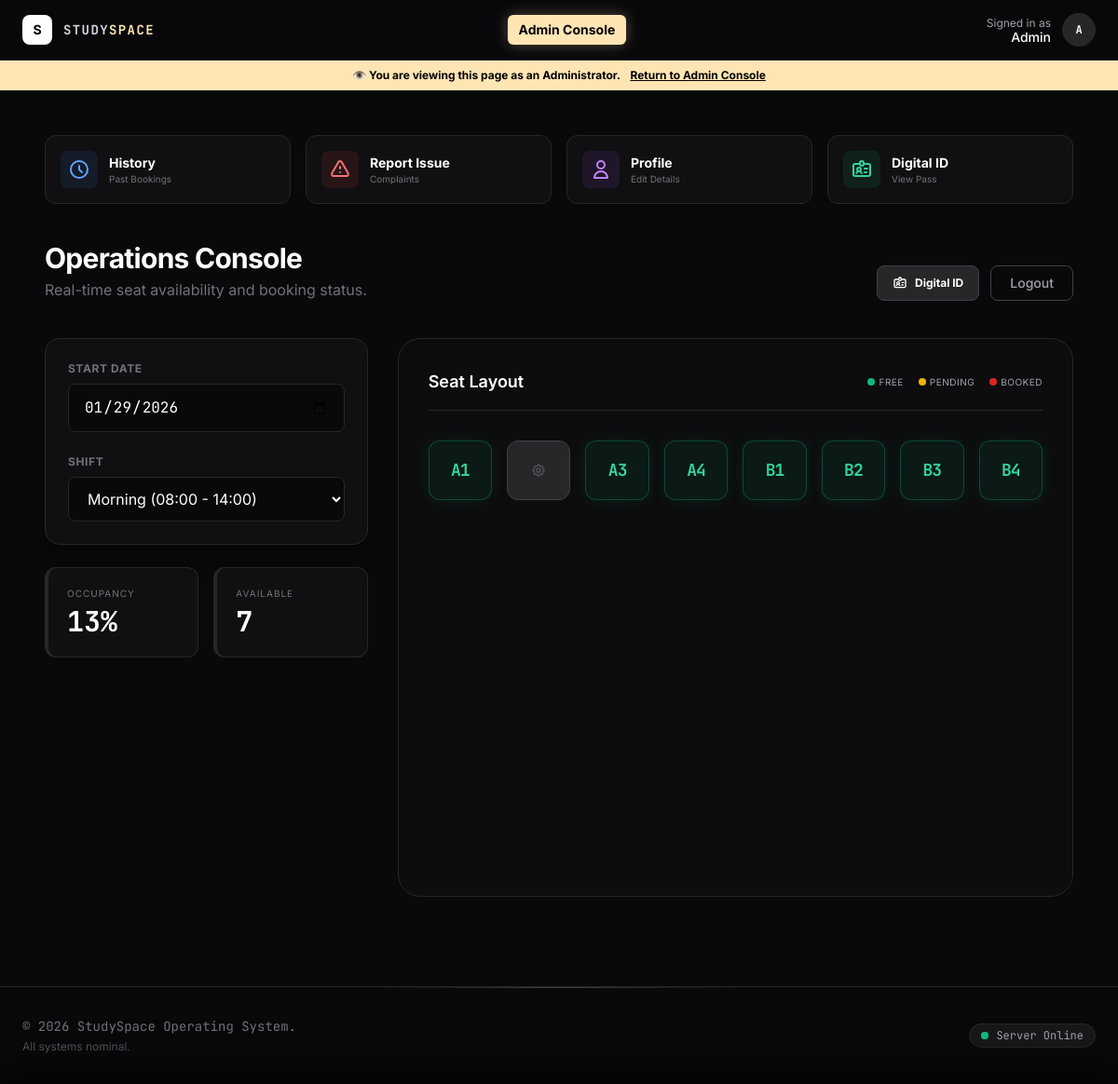
/dashboard.php (signed in), run on the app's committed database.
### tables this page shows
CREATE TABLE `users` (
  `id` int(10) UNSIGNED NOT NULL,
  `name` varchar(100) NOT NULL,
  `email` varchar(100) NOT NULL,
  `phone` varchar(15) DEFAULT NULL,
  `profile_image` varchar(255) DEFAULT NULL,
  `aadhaar_number` varchar(20) DEFAULT NULL,
  `doc_proof` varchar(255) DEFAULT NULL COMMENT 'Path to Aadhaar/ID image',
  `verification_status` enum('pending','verified','rejected') DEFAULT 'pending',
  `password_hash` varchar(255) NOT NULL,
  `role` enum('admin','student') DEFAULT 'student',
  `is_active` tinyint(4) DEFAULT 1,
  `created_at` timestamp NOT NULL DEFAULT current_timestamp()
);

CREATE TABLE `seats` (
  `id` int(10) UNSIGNED NOT NULL,
  `label` varchar(10) NOT NULL,
  `type` enum('Standard','Window','Premium') DEFAULT 'Standard',
  `status` tinyint(4) DEFAULT 1
);

### dashboard.php (the view, shortened to what the rows shown need)
<?php
require_once 'core/SeatManager.php';
require_once 'config/Database.php';
$manager = new SeatManager();
$shifts = $manager->getShifts();
$selectedDate = $_GET['date'] ?? date('Y-m-d');
$selectedShiftId = $_GET['shift'] ?? ($shifts[0]['id'] ?? 0);
$seatMap = $manager->getSeatMap($selectedShiftId, $selectedDate);
require_once 'includes/header.php';
?>
<div class="max-w-7xl mx-auto p-6 lg:p-12">
    <div class="flex flex-col md:flex-row justify-between items-end mb-10 gap-4">
        <div>
            <h2 class="text-3xl font-bold text-white tracking-tight">Operations Console</h2>
        </div>
    </div>
    <div class="grid grid-cols-1 lg:grid-cols-12 gap-8">
        <div class="lg:col-span-8">
            <div class="bg-zinc-900/30 border border-zinc-800 p-8 rounded-3xl min-h-[600px] flex flex-col relative">
                <div class="grid grid-cols-4 sm:grid-cols-6 lg:grid-cols-8 gap-4 mb-12">
                    <?php foreach ($seatMap as $seat):
                        $status = $seat['status'] ?? 'available';
                        $label = htmlspecialchars($seat['label']);
                        $seatId = $seat['id'];
                        $isClickable = false;
                        $tooltip = "";
                        $colorClass = "";
                        $icon = "";
                        switch ($status) {
                            case 'maintenance':
                                $colorClass = "bg-zinc-800 border-zinc-700 text-zinc-600 cursor-not-allowed";
                                $icon = '<svg class="w-4 h-4" fill="none" stroke="currentColor" viewBox="0 0 24 24"><path stroke-linecap="round" stroke-linejoin="round" stroke-width="2" d="M10.325 4.317c.426-1.756 2.924-1.756 3.35 0a1.724 1.724 0 002.573 1.066c1.543-.94 3.31.826 2.37 2.37a1.724 1.724 0 001.065 2.572c1.756.426 1.756 2.924 0 3.35a1.724 1.724 0 00-1.066 2.573c.94 1.543-.826 3.31-2.37 2.37a1.724 1.724 0 00-2.572 1.065c-.426 1.756-2.924 1.756-3.35 0a1.724 1.724 0 00-2.573-1.066c-1.543.94-3.31-.826-2.37-2.37a1.724 1.724 0 00-1.065-2.572c-1.756-.426-1.756-2.924 0-3.35a1.724 1.724 0 001.066-2.573c-.94-1.543.826-3.31 2.37-2.37.996.608 2.296.07 2.572-1.065z"></path><path stroke-linecap="round" stroke-linejoin="round" stroke-width="2" d="M15 12a3 3 0 11-6 0 3 3 0 016 0z"></path></svg>';
                                $tooltip = "Maintenance";
                                break;
                            case 'available':
                            default:
                                $colorClass = "bg-emerald-900/20 border-emerald-500/30 text-emerald-400 hover:bg-emerald-500 hover:text-white cursor-pointer transition-all shadow-[0_0_15px_rgba(16,185,129,0.1)] hover:shadow-[0_0_20px_rgba(16,185,129,0.4)]";
                                $icon = '<span class="text-lg tracking-tighter">' . $label . '</span>';
                                $isClickable = true;
                                $tooltip = "Available - Click to Book";
                                break;
                        }
                    ?>
                        <div
                            <?= $isClickable ? "onclick=\"openBooking('$seatId', '$label')\"" : "" ?>
                            class="relative h-16 rounded-xl border flex items-center justify-center font-mono font-bold select-none overflow-hidden transition-transform hover:scale-105 <?= $colorClass ?>"
                            title="<?= $tooltip ?>">
                            <?= $icon ?>
                        </div>
                    <?php endforeach; ?>
                </div>
            </div>
        </div>
    </div>
</div>
<?php require_once 'includes/footer.php'; ?>

### includes/header.php (shortened to what the rows shown need)
<?php
require_once __DIR__ . '/../config/Database.php';
try {
    $pdo = Database::getInstance()->getConnection();
} catch (Exception $e) {
    die("Database Connection Failed: " . $e->getMessage());
}
$h_userId = $_SESSION['user_id'];
$h_stmt = $pdo->prepare("SELECT name, role, profile_image FROM users WHERE id = ?");
$h_stmt->execute([$h_userId]);
$h_currentUser = $h_stmt->fetch();
$displayName = htmlspecialchars($h_currentUser['name']);
$userInitial = strtoupper(substr($displayName, 0, 1));
$avatarPath = !empty($h_currentUser['profile_image']) ? 'uploads/' . $h_currentUser['profile_image'] : '';
$hasAvatar = !empty($avatarPath) && file_exists(__DIR__ . '/../' . $avatarPath);
?>
<!DOCTYPE html>
<html lang="en" class="dark">
<head>
    <script src="https://cdn.tailwindcss.com"></script>
</head>
<body class="min-h-screen flex flex-col antialiased selection:bg-accent selection:text-black">
    <nav class="border-b border-border sticky top-0 z-50 bg-[#09090b]/80 backdrop-blur-xl">
        <div class="max-w-7xl mx-auto px-4 sm:px-6 h-16 flex items-center justify-between">
            <div class="flex items-center gap-4">
                <div class="relative ml-2" id="user-menu-container">
                    <button onclick="toggleUserMenu()" class="flex items-center gap-3 focus:outline-none group">
                        <div class="text-right hidden sm:block">
                            <p class="text-xs text-zinc-400 group-hover:text-zinc-300 transition-colors">Signed in as</p>
                            <p class="text-sm text-white font-medium leading-none"><?= $displayName ?></p>
                        </div>
                        <div class="h-9 w-9 rounded-full bg-zinc-800 border border-border flex items-center justify-center text-white overflow-hidden ring-2 ring-transparent group-hover:ring-accent/50 transition-all">
                            <?php if ($hasAvatar): ?>
                                <img src="<?= $avatarPath ?>" alt="Profile" class="h-full w-full object-cover">
                            <?php else: ?>
                                <span class="font-bold text-xs font-mono"><?= $userInitial ?></span>
                            <?php endif; ?>
                        </div>
                    </button>
                </div>
            </div>
        </div>
    </nav>
    <main class="flex-grow">

### data on the page
users: name "Admin", name "A"
seats: label "A1"
seats: label "A3"
seats: label "A4"
seats: label "B1"
seats: label "B2"
seats: label "B3"
seats: label "B4"

### other printed values
$occupancyRate "13"
$availableSeats "7"
form field shift "Morning (08:00 - 14:00)"
